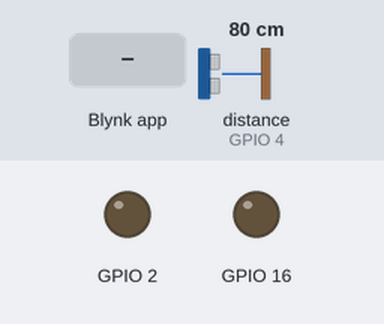
Bench run of a program on a simulated ESP8266 (NodeMCU). Parts: output pins drawn as LEDs (lit = HIGH). Inputs (shaded band) come from the test bench; at power-on: distance to the obstacle (sensor on GPIO 4) 80 cm. WiFi joins after 1.5 s; servers stay silent unless stated; the local clock reads 2024-03-15 10:24:30 at power-on unless the program sets it.

Above: at 3.0 s.
3.1 s: Blynk app writes 200 to V3
At 4.66 s:
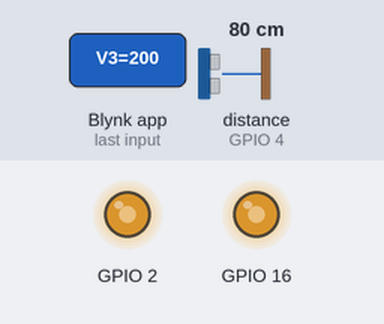
At 5.5 s:
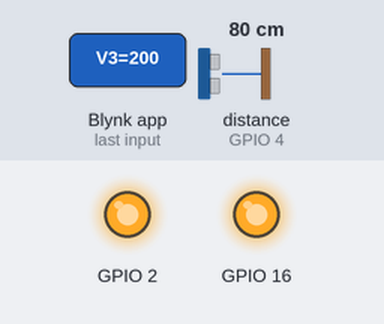
6.1 s: Blynk app writes 200 to V2
At 6.6 s:
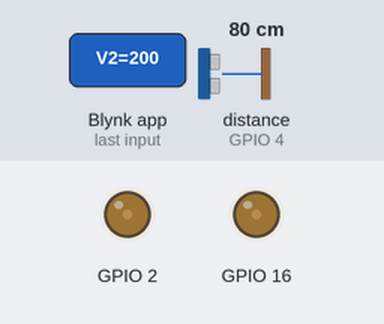
Timing chart, 0 to 9.1 s (numbered marks = the images above; inputs shaded):
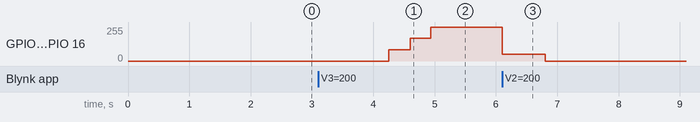

The program:

main.cpp
```cpp
#define BLYNK_DEVICE_NAME "esp8266"

#include <Arduino.h>
#include <Ultrasonic.h>
#include <BlynkSimpleEsp8266.h>
#include <TimeLib.h>
#include <WidgetRTC.h>

// #include <ESP8266WiFi.h>
// #include <WiFiUdp.h>
// #include <WiFiNINA.h>
// #include <ArduinoOTA.h>

#include <C:/auth/auth.h>
#include <C:/auth/blynkToken.h>

#include <Config.h>

WidgetRTC rtc;

char auth[] = Token_Bano;
char ssid[] = AuthSsid;
char pass[] = AuthPass;

Ultrasonic ultrasonic(0, 4);
BlynkTimer timer;

Config config;

BLYNK_CONNECTED()
{
  rtc.begin();
  Blynk.syncAll();
}

BLYNK_WRITE(V1)
{
  // param.asInt() ? distanceUpdate(config.distance_min - 1) : distanceUpdate(config.distance_max + 1);
}

BLYNK_WRITE(V2)
{
  config.brightness_max = param.asInt();
}

BLYNK_WRITE(V3)
{
  config.distance_min = param.asInt();
}

BLYNK_WRITE(V4)
{
  config.distance_max = param.asInt();
}

BLYNK_WRITE(V10)
{
  config.timer1 = param.asInt();
}

BLYNK_WRITE(V11)
{
  config.brightness1 = param.asInt();
}

BLYNK_WRITE(V12)
{
  config.timer2 = param.asInt();
}

BLYNK_WRITE(V13)
{
  config.brightness2 = param.asInt();
}

BLYNK_WRITE(V14)
{
  config.timer3 = param.asInt();
}

BLYNK_WRITE(V15)
{
  config.brightness3 = param.asInt();
}

BLYNK_WRITE(V50) {
  config.storage1 = param.asInt();
}

BLYNK_WRITE(V51) {
  config.storage2 = param.asInt();
}

BLYNK_WRITE(V52) {
  config.storage3 = param.asInt();
}

void fade() {

  int ratio = config.brightness_max / config.brightness_max;

  config.brightness = config.brightness + ratio * config.direction;

  config.brightness < config.brightness_min ? config.brightness = config.brightness_min : 0;
  config.brightness > config.brightness_max ? config.brightness = config.brightness_max : 0;

  analogWrite(2, config.brightness);
  analogWrite(16, config.brightness);
}

void distanceUpdate() {

  int distance = ultrasonic.read();

  Blynk.virtualWrite(V0, distance);

  if (distance < config.distance_min && !config.state_temp && config.pause == 5) {config.state_temp = true; config.light += 1; config.pause = 0;}
  if (distance > config.distance_max && config.state_temp && config.pause == 5) {config.state_temp = false; config.light += 1; config.pause = 0;}

  config.pause = config.pause + 1;
  config.pause >= 5 ? config.pause = 5 : 0;

  config.direction = config.light % 4 ? 1 : -1;
}

int getTimeNow() {
  return hour() * 3600 + minute() * 60 + second();
}

int getDayNow() {
  return day();
}

void setBrightness(int brightness, int storage, int slot) {
    config.brightness_max = 1024 * brightness / 100;
    Blynk.virtualWrite(V2, config.brightness_max);
    Blynk.virtualWrite(slot, storage); // check slot! V50 -> 50
}

void timeCheck() {
  int timeNow = getTimeNow();

  if (timeNow >= config.timer1 && config.storage1 != getDayNow()) {
    config.storage1 = getDayNow();
    setBrightness(config.brightness1, config.storage1, 50);
  }
  if (timeNow >= config.timer2 && config.storage2 != getDayNow()) {
    config.storage2 = getDayNow();
    setBrightness(config.brightness2, config.storage2, 51);
  }
  if (timeNow >= config.timer3 && config.storage3 != getDayNow()) {
    config.storage3 = getDayNow();
    setBrightness(config.brightness3, config.storage3, 52);
  }
}

void setup()
{
  // WiFi.begin(ssid, pass);
  // ArduinoOTA.begin(WiFi.localIP(), "Bano", pass, InternalStorage);

  pinMode(2, OUTPUT);
  pinMode(16, OUTPUT);

  // config.distance_min = 60;
  // config.distance_max = 80;
  config.brightness_max = 1023;
  config.brightness_min = 0;

  // Serial.begin(9600);
  Blynk.begin(auth, ssid, pass);

  timer.setInterval(350L, distanceUpdate);
  timer.setInterval(1L, fade);
  timer.setInterval(5000L, timeCheck);
}

void loop()
{
  // ArduinoOTA.poll();
  Blynk.run();
  timer.run();
}
```

Config.h
```cpp
class Config {
    public:
        int distance_min;
        int distance_max;
        int light;
        int brightness;
        int brightness_max;
        int brightness_min;
        int direction;
        bool state_temp;
        int pause;

        int timer1;
        int brightness1;
        int storage1;
        int timer2;
        int brightness2;
        int storage2;
        int timer3;
        int brightness3;
        int storage3;
};
```

Measured:
- after the input at 3.1 s, GPIO 2, GPIO 16: 0/255 → 86/255 after 1.2 s, → 172/255 0.35 s later, → 255/255 0.34 s later
- after the input at 6.1 s, GPIO 2, GPIO 16: 255/255 → 49/255 at once, → 0/255 0.71 s later
